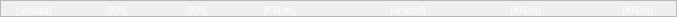
              <widget class="QFrame" name="frame_6">
               <property name="geometry">
                <rect>
                 <x>12</x>
                 <y>246</y>
                 <width>677</width>
                 <height>17</height>
                </rect>
               </property>
               <property name="styleSheet">
                <string notr="true">background-color:none;
font-size: 10px;</string>
               </property>
               <property name="frameShape">
                <enum>QFrame::StyledPanel</enum>
               </property>
               <property name="frameShadow">
                <enum>QFrame::Raised</enum>
               </property>
               <widget class="QLabel" name="label_11">
                <property name="geometry">
                 <rect>
                  <x>16</x>
                  <y>4</y>
                  <width>47</width>
                  <height>13</height>
                 </rect>
                </property>
                <property name="styleSheet">
                 <string notr="true">color: rgb(255, 255, 255);</string>
                </property>
                <property name="text">
                 <string>[unidad]</string>
                </property>
               </widget>
               <widget class="QLabel" name="lb_tbl_f_fy">
                <property name="geometry">
                 <rect>
                  <x>174</x>
                  <y>4</y>
                  <width>47</width>
                  <height>13</height>
                 </rect>
                </property>
                <property name="styleSheet">
                 <string notr="true">color: rgb(255, 255, 255);</string>
                </property>
                <property name="text">
                 <string>&lt;html&gt;&lt;head/&gt;&lt;body&gt;&lt;p align=&quot;center&quot;&gt;[KN]&lt;/p&gt;&lt;/body&gt;&lt;/html&gt;</string>
                </property>
               </widget>
               <widget class="QLabel" name="lb_tbl_fw_wi">
                <property name="geometry">
                 <rect>
                  <x>502</x>
                  <y>4</y>
                  <width>47</width>
                  <height>13</height>
                 </rect>
                </property>
                <property name="styleSheet">
                 <string notr="true">color: rgb(255, 255, 255);</string>
                </property>
                <property name="text">
                 <string>&lt;html&gt;&lt;head/&gt;&lt;body&gt;&lt;p align=&quot;center&quot;&gt;[KN/m]&lt;/p&gt;&lt;/body&gt;&lt;/html&gt;</string>
                </property>
               </widget>
               <widget class="QLabel" name="lb_tbl_f_fx">
                <property name="geometry">
                 <rect>
                  <x>94</x>
                  <y>4</y>
                  <width>47</width>
                  <height>13</height>
                 </rect>
                </property>
                <property name="styleSheet">
                 <string notr="true">color: rgb(255, 255, 255);</string>
                </property>
                <property name="text">
                 <string>&lt;html&gt;&lt;head/&gt;&lt;body&gt;&lt;p align=&quot;center&quot;&gt;[KN]&lt;/p&gt;&lt;/body&gt;&lt;/html&gt;</string>
                </property>
               </widget>
               <widget class="QLabel" name="lb_tbl_f_m">
                <property name="geometry">
                 <rect>
                  <x>256</x>
                  <y>4</y>
                  <width>47</width>
                  <height>13</height>
                 </rect>
                </property>
                <property name="styleSheet">
                 <string notr="true">color: rgb(255, 255, 255);</string>
                </property>
                <property name="text">
                 <string>&lt;html&gt;&lt;head/&gt;&lt;body&gt;&lt;p align=&quot;center&quot;&gt;[KN-m]&lt;/p&gt;&lt;/body&gt;&lt;/html&gt;</string>
                </property>
               </widget>
               <widget class="QLabel" name="lb_tbl_fw_wf">
                <property name="geometry">
                 <rect>
                  <x>614</x>
                  <y>4</y>
                  <width>47</width>
                  <height>13</height>
                 </rect>
                </property>
                <property name="styleSheet">
                 <string notr="true">color: rgb(255, 255, 255);</string>
                </property>
                <property name="text">
                 <string>&lt;html&gt;&lt;head/&gt;&lt;body&gt;&lt;p align=&quot;center&quot;&gt;[KN/m]&lt;/p&gt;&lt;/body&gt;&lt;/html&gt;</string>
                </property>
               </widget>
               <widget class="QLabel" name="label_18">
                <property name="geometry">
                 <rect>
                  <x>390</x>
                  <y>4</y>
                  <width>47</width>
                  <height>13</height>
                 </rect>
                </property>
                <property name="styleSheet">
                 <string notr="true">color: rgb(255, 255, 255);</string>
                </property>
                <property name="text">
                 <string>[unidad]</string>
                </property>
               </widget>
              </widget>
